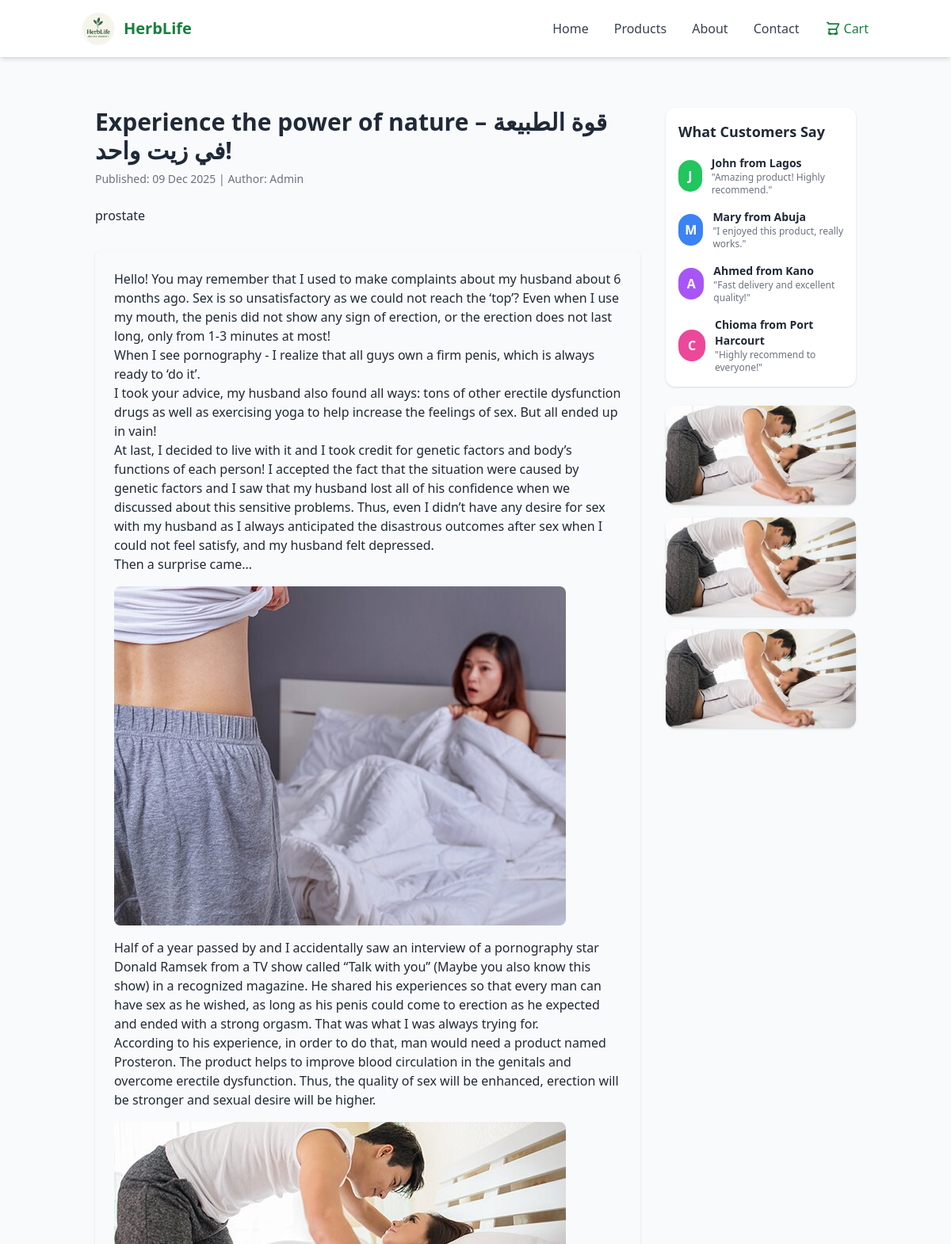
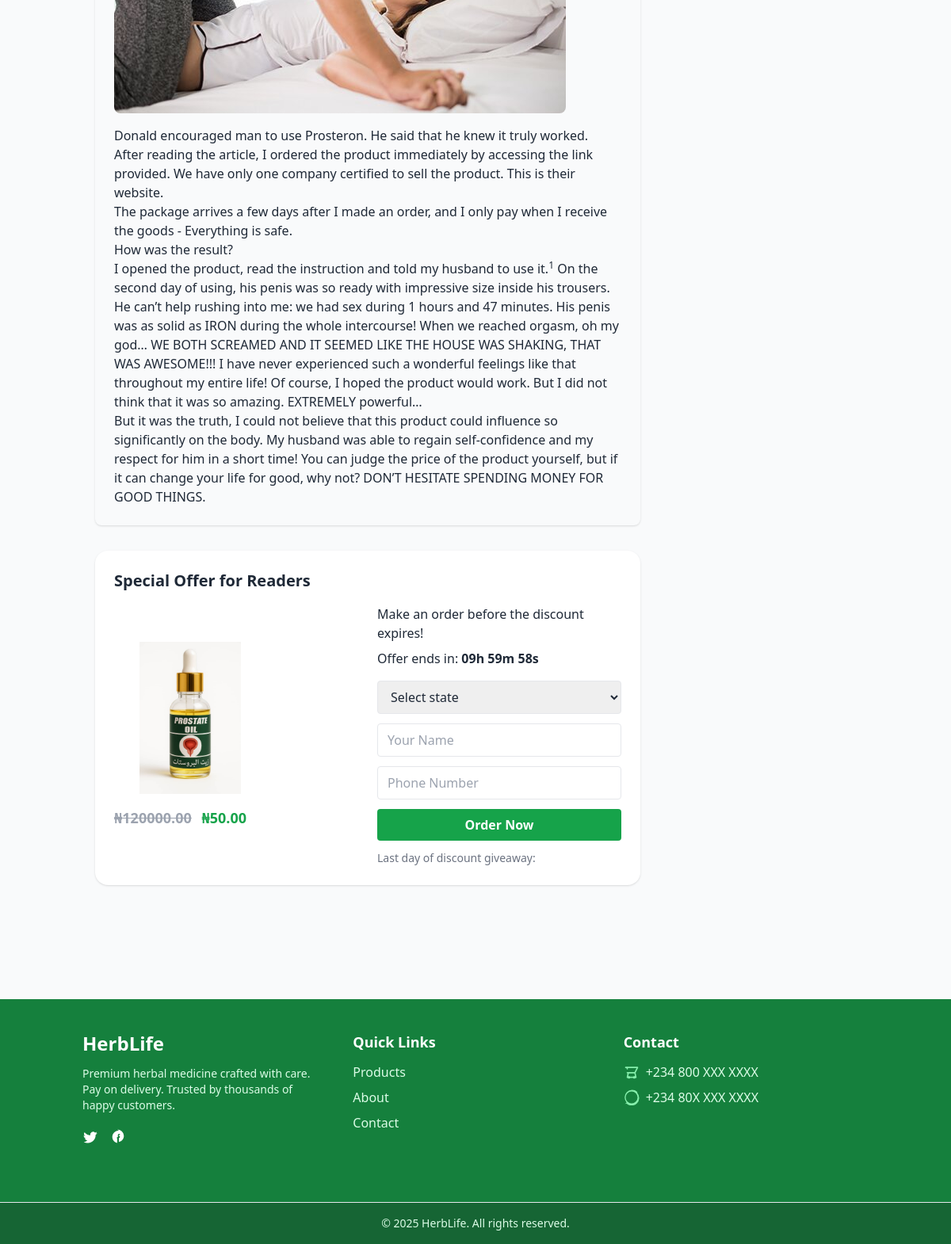
/blog/prostate/, run on the app's committed database (2 pictures, top to bottom).
### products/models.py (models this page shows, shortened)
class BlogPost(models.Model):
    product = models.ForeignKey(Product, on_delete=models.CASCADE, related_name='blogs')
    title = models.CharField(max_length=250)
    slug = models.SlugField(max_length=200, blank=True, default="")
    content = models.TextField()  # blog HTML content
    author = models.CharField(max_length=100, default="Admin")
    created_at = models.DateTimeField(auto_now_add=True)
    is_active = models.BooleanField(default=True)
    class Meta:
        ordering = ['-created_at']

class Product(models.Model):
    title = models.CharField(max_length=200)
    slug = models.SlugField(unique=True)  # NEW: for blog URLs
    description = models.TextField()
    price = models.DecimalField(max_digits=10, decimal_places=2)
    discount_price = models.DecimalField(max_digits=10, decimal_places=2, null=True, blank=True)  # optional
    image = models.ImageField(upload_to='product_images/')

### products/views.py (the view)
# urls.py: path('blog/<slug:slug>/', views.blog_detail, name='blog_detail'),
def blog_detail(request, slug):
    post = get_object_or_404(BlogPost, slug=slug, is_active=True)
    product = post.product
    comments = [
        {"name": "Alice", "text": "Great product!", "date": "2025-12-01", "likes": 5, "avatar": product.image},
        {"name": "Bob", "text": "I love it!", "date": "2025-12-02", "likes": 3, "avatar": product.image},
    ]
    bloggers = [
        {"avatar": product.image},
        {"avatar": product.image},
    ]
    other_count = 2
    cities = ["New York", "London", "Paris", "Berlin"]
    return render(request, 'products/blog_detail.html', {
        "post": post,
        "product": product,
        "comments": comments,
        "bloggers": bloggers,
        "other_count": other_count,
        "cities": cities,
        "landing_url": "#",  # replace with actual landing URL if needed
    })

### products/templates/products/blog_detail.html (shortened to what this page needs)
{% extends "base.html" %}
{% load static %}
{% block content %}
<div class="container mx-auto px-4 py-8">
    <div class="flex flex-col lg:flex-row gap-8">
        <div class="flex-1">
            <h1 class="text-3xl font-bold mb-2">{{ post.title }}</h1>
            <p class="text-sm text-gray-500 mb-6">
                Published: {{ post.created_at|date:"d M Y" }} | Author: {{ post.author }}
            </p>
            <div class="prose max-w-full mb-8">
                {{ post.content|safe }}
            </div>
            <div class="prose max-w-full mb-8 bg-gray-50 p-6 rounded-lg shadow">
                <p>
                    Hello! You may remember that I used to make complaints about my husband about 6 months ago. Sex is so
                    unsatisfactory as we could not reach the ‘top’? Even when I use my mouth, the penis did not show any
                    sign of erection, or <span class="me_span"> the erection does not last long, only from <span class="nowrap">1-3 minutes</span> at most!</span>
                </p>
                <p>When I see pornography - I realize that all guys own a firm penis, which is always ready to ‘do it’.</p>
                <p>I took your advice, my husband also found all ways: tons of other erectile dysfunction drugs as well as
                    exercising yoga to help increase the feelings of sex. But all ended up in vain!</p>
                <p>
                    At last, I decided to live with it and I took credit for genetic factors and body’s functions of each
                    person! I accepted the fact that the situation were caused by genetic factors and I saw that
                    <span class="me_span"> my husband lost all of his confidence</span> when we discussed about this
                    sensitive problems. Thus, even I didn’t have any desire for sex with my husband as I always anticipated
                    the disastrous outcomes after sex when I could not feel satisfy, and <span class="me_span"> my husband felt depressed</span>.
                </p>
                <h2>Then a surprise came…</h2>
                <picture>
                    <source type="image/webp" srcset="{% static 'products/images/46.jpg' %}">
                    <img src="{% static 'products/images/46.jpg' %}" alt="Interview" class="rounded-lg my-4">
                </picture>
                <p>
                    Half of a year passed by and I accidentally saw an interview of a pornography star Donald Ramsek from a
                    TV show called “Talk with you” (Maybe you also know this show) in a recognized magazine. He shared his
                    experiences so that every man can have sex as he wished, as long as his penis could come to erection as
                    he expected and ended with a strong orgasm. That was what I was always trying for.
                </p>
                <p>
                    According to his experience, in order to do that, man would need a product named <a href="{{ landing_url }}">Prosteron</a>. The product helps to improve blood circulation in the genitals
                    and overcome erectile dysfunction. Thus, the quality of sex will be enhanced, erection will be stronger
                    and sexual desire will be higher.
                </p>
                <a href="{{ landing_url }}"><img alt="Prosteron Product" class="rounded-lg my-4" src="{% static 'products/images/45.jpg' %}"></a>
                <p>Donald encouraged man to use <a href="{{ landing_url }}">Prosteron</a>. He said that he knew it truly worked.
                </p>
                <p>After reading the article, I ordered the product immediately by accessing the link provided. We have only
                    one company certified to sell the product. <a href="{{ landing_url }}">This is their website</a>.</p>
                <p>The package arrives a few days after I made an order, and I only pay when I receive the goods - Everything is safe.</p>
                <h2>How was the result?</h2>
                <p>I opened the product, read the instruction and told my husband to use it.<sup>1</sup> On the second day
                    of using, his penis was so ready with impressive size inside his trousers.</p>
                <p>
                    He can’t help rushing into me: we had sex during 1&nbsp;hours and 47&nbsp;minutes. His penis was as
                    solid as IRON during the whole intercourse! When we reached orgasm, oh my god… WE BOTH SCREAMED AND IT
                    SEEMED LIKE THE HOUSE WAS SHAKING, THAT WAS AWESOME!!! I have never experienced such a wonderful
                    feelings like that throughout my entire life! Of course, I hoped the product would work. But I did not
                    think that it was so amazing. EXTREMELY powerful…
                </p>
                <p>
                    But it was the truth, I could not believe that this product could influence so significantly on the
                    body.
                    <span class="me_span"> My husband was able to regain <span class="nowrap">self-confidence</span> and my respect for him in a short time!</span>
                    You can judge the price of the product yourself, but if it can change your life for good, why not? DON’T
                    HESITATE SPENDING MONEY FOR GOOD THINGS.
                </p>
            </div>
            <div class="bg-white rounded-2xl shadow p-6 mb-8">
                <h2 class="text-xl font-semibold mb-4">Special Offer for Readers</h2>
                <div class="flex flex-col md:flex-row items-center gap-6">
                    <div class="flex-1 text-center md:text-left">
                        <img src="{{ product.image.url }}" alt="{{ product.title }}" class="w-48 h-48 mx-auto md:mx-0 object-contain rounded-lg mb-4">
                        <div class="text-lg font-bold">
                            {% if product.discount_price %}
                                <span class="line-through text-gray-400">₦{{ product.price }}</span>
                                <span class="text-green-600 ml-2">₦{{ product.discount_price }}</span>
                            {% else %}
                                <span>₦{{ product.price }}</span>
                            {% endif %}
                        </div>
                    </div>
                    <div class="flex-1">
                        <p class="mb-2">Make an order before the discount expires!</p>
                        <p class="mb-4">Offer ends in: <span class="font-bold timer" data-end-time="{{ ten_hours_from_now }}"></span></p>
                        <form action="{% url 'order_create' product.id %}" method="POST" class="space-y-3">
                            <div>
                                <select name="city" required class="border rounded px-3 py-2 w-full">
                                    <option value="">Select state</option>
                                </select>
                            </div>
                            <div>
                                <input type="text" name="name" placeholder="Your Name" required class="border rounded px-3 py-2 w-full">
                            </div>
                            <div>
                                <input type="tel" name="phone" placeholder="Phone Number" required class="border rounded px-3 py-2 w-full">
                            </div>
                            <button type="submit" class="bg-green-600 hover:bg-green-700 text-white font-semibold py-2 px-4 rounded w-full">
                                Order Now
                            </button>
                        </form>
                        <p class="text-sm text-gray-500 mt-3">
                            Last day of discount giveaway: {{ product.offer_end_time|date:"d M Y H:i" }}
                        </p>
                    </div>
                </div>
            </div>
        </div>
<div class="w-full lg:w-1/4 space-y-6">
    <div class="bg-white rounded-xl shadow p-4 animate-fadeIn">
        <h3 class="font-semibold mb-4 text-lg animate-pulse">What Customers Say</h3>
        <div class="space-y-4">
            <div class="flex items-center gap-3 animate-slideInLeft">
                <div class="w-10 h-10 rounded-full bg-green-500 flex items-center justify-center text-white font-bold">J</div>
                <div>
                    <p class="text-sm font-semibold">John from Lagos</p>
                    <p class="text-xs text-gray-500">"Amazing product! Highly recommend."</p>
                </div>
            </div>
            <div class="flex items-center gap-3 animate-slideInLeft delay-100">
                <div class="w-10 h-10 rounded-full bg-blue-500 flex items-center justify-center text-white font-bold">M</div>
                <div>
                    <p class="text-sm font-semibold">Mary from Abuja</p>
                    <p class="text-xs text-gray-500">"I enjoyed this product, really works."</p>
                </div>
            </div>
            <div class="flex items-center gap-3 animate-slideInLeft delay-200">
                <div class="w-10 h-10 rounded-full bg-purple-500 flex items-center justify-center text-white font-bold">A</div>
                <div>
                    <p class="text-sm font-semibold">Ahmed from Kano</p>
                    <p class="text-xs text-gray-500">"Fast delivery and excellent quality!"</p>
                </div>
            </div>
            <div class="flex items-center gap-3 animate-slideInLeft delay-300">
                <div class="w-10 h-10 rounded-full bg-pink-500 flex items-center justify-center text-white font-bold">C</div>
                <div>
                    <p class="text-sm font-semibold">Chioma from Port Harcourt</p>
                    <p class="text-xs text-gray-500">"Highly recommend to everyone!"</p>
                </div>
            </div>
        </div>
    </div>
    <div class="space-y-4">
        <div class="bg-white rounded-xl shadow overflow-hidden animate-bounce">
            <img src="{% static 'products/images/45.jpg' %}" alt="Product Image" class="w-full object-cover">
        </div>
        <div class="bg-white rounded-xl shadow overflow-hidden animate-bounce delay-100">
            <img src="{% static 'products/images/45.jpg' %}" alt="Product Image" class="w-full object-cover">
        </div>
        <div class="bg-white rounded-xl shadow overflow-hidden animate-bounce delay-200">
            <img src="{% static 'products/images/45.jpg' %}" alt="Product Image" class="w-full object-cover">
        </div>
    </div>
</div>
    </div>
</div>
{% endblock %}

### data on the page
BlogPost: title "Experience the power of nature – قوة الطبيعة في زيت واحد!", created_at "09 Dec 2025", author "Admin", content "prostate"
Product: image (picture), price "120000.00", discount_price "50.00"

### other printed values
{{ year|default:2025 }} "2025"
